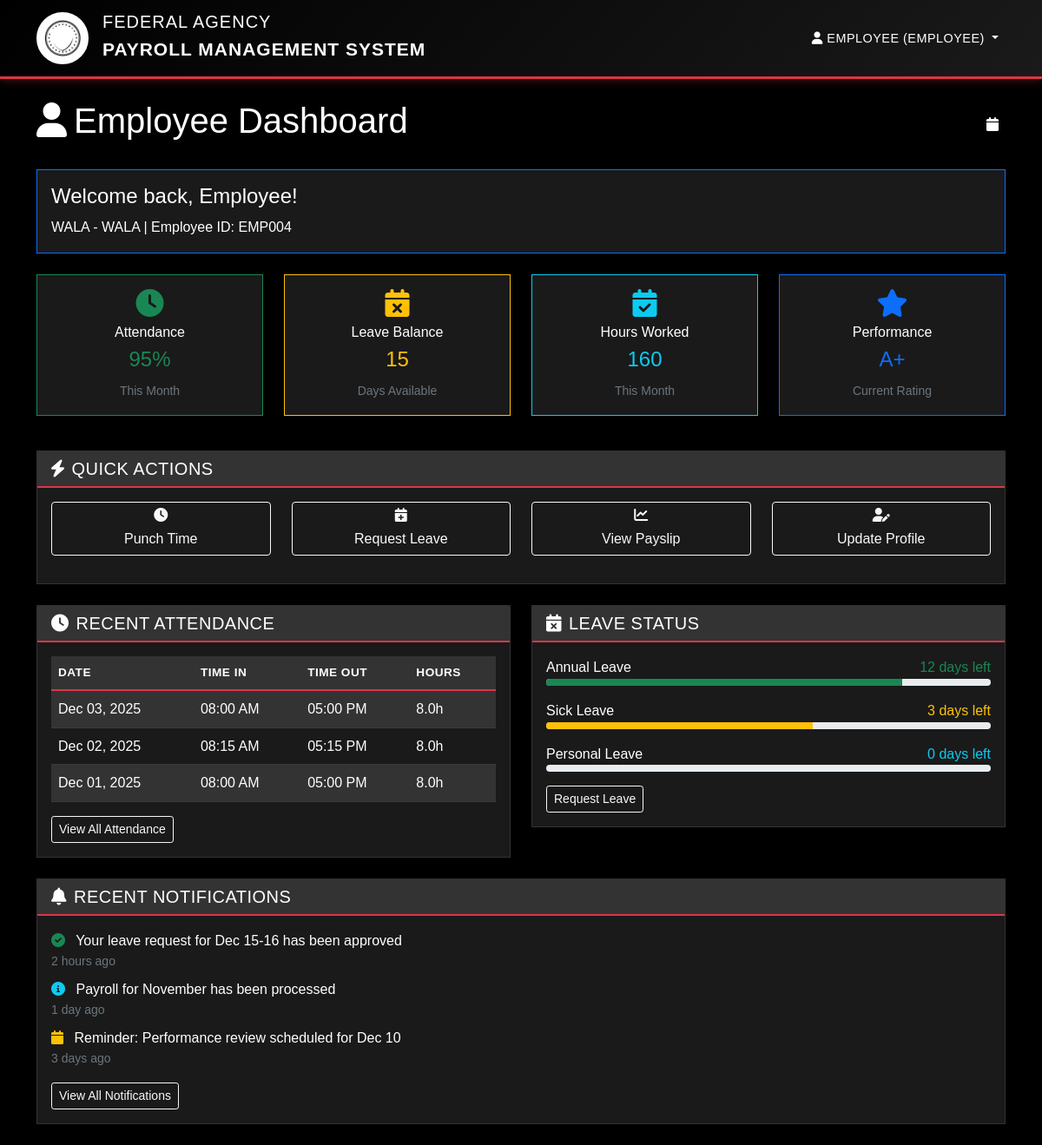
The page /employee/dashboard/ (signed in) on the database its author committed.
### authentication/models.py (models this page shows, shortened)
class Employee(AbstractUser):
    ROLE_CHOICES = [
        ('Admin', 'Administrator'),
        ('HR', 'Human Resources'),
        ('Employee', 'Employee'),
    ]
    STATUS_CHOICES = [
        ('Active', 'Active'),
        ('Inactive', 'Inactive'),
        ('Suspended', 'Suspended'),
    ]
    username = models.CharField(max_length=150, unique=True)
    email = models.EmailField(blank=True, null=True)
    employee_id = models.CharField(max_length=20, unique=True, null=True, blank=True)
    name = models.CharField(max_length=255)
    phone = models.CharField(max_length=20, blank=True, null=True)
    department = models.CharField(max_length=100, blank=True, null=True)
    position = models.CharField(max_length=100, blank=True, null=True)
    salary_rate = models.DecimalField(max_digits=10, decimal_places=2, default=0.00)
    role = models.CharField(max_length=20, choices=ROLE_CHOICES, default='Employee')
    status = models.CharField(max_length=20, choices=STATUS_CHOICES, default='Active')
    profile_picture = models.ImageField(upload_to='profile_pictures/', blank=True, null=True)
    nfc_id = models.CharField(max_length=100, blank=True, null=True)
    qr_code_path = models.CharField(max_length=255, blank=True, null=True)
    created_at = models.DateTimeField(default=timezone.now)
    updated_at = models.DateTimeField(auto_now=True)
    class Meta:
        db_table = 'employees'
    @property
    def is_admin(self):
        return self.role == 'Admin'
    @property
    def is_hr(self):
        return self.role in ['Admin', 'HR']
    @property
    def is_employee(self):
        return self.role == 'Employee'

### authentication/views.py (the view)
# urls.py: path('employee/dashboard/', employee_dashboard, name='employee_dashboard'),
@login_required
def employee_dashboard(request):
    if not request.user.is_employee:
        messages.error(request, 'Access denied. Insufficient permissions.')
        return redirect('home')
    return render(request, 'employee/dashboard.html')

### templates/employee/dashboard.html (shortened to what this page needs)
{% extends 'base.html' %}
{% block content %}
<div class="d-flex justify-content-between align-items-center mb-4">
    <h1 class="text-white">
        <i class="fas fa-user me-2"></i>Employee Dashboard
    </h1>
    <div class="text-white">
        <i class="fas fa-calendar me-2"></i>{{ 'now'|date:"F d, Y" }}
    </div>
</div>
<div class="row mb-4">
    <div class="col-12">
        <div class="card bg-dark text-white border-primary">
            <div class="card-body">
                <h4 class="card-title">Welcome back, {{ user.name }}!</h4>
                <p class="card-text">{{ user.department }} - {{ user.position }} | Employee ID: {{ user.employee_id }}</p>
            </div>
        </div>
    </div>
</div>
<div class="row mb-4">
    <div class="col-md-3 mb-3">
        <div class="card bg-dark text-white border-success">
            <div class="card-body text-center">
                <i class="fas fa-clock fa-2x text-success mb-2"></i>
                <h6 class="card-title">Attendance</h6>
                <h4 class="text-success">95%</h4>
                <small class="text-muted">This Month</small>
            </div>
        </div>
    </div>
    <div class="col-md-3 mb-3">
        <div class="card bg-dark text-white border-warning">
            <div class="card-body text-center">
                <i class="fas fa-calendar-times fa-2x text-warning mb-2"></i>
                <h6 class="card-title">Leave Balance</h6>
                <h4 class="text-warning">15</h4>
                <small class="text-muted">Days Available</small>
            </div>
        </div>
    </div>
    <div class="col-md-3 mb-3">
        <div class="card bg-dark text-white border-info">
            <div class="card-body text-center">
                <i class="fas fa-calendar-check fa-2x text-info mb-2"></i>
                <h6 class="card-title">Hours Worked</h6>
                <h4 class="text-info">160</h4>
                <small class="text-muted">This Month</small>
            </div>
        </div>
    </div>
    <div class="col-md-3 mb-3">
        <div class="card bg-dark text-white border-primary">
            <div class="card-body text-center">
                <i class="fas fa-star fa-2x text-primary mb-2"></i>
                <h6 class="card-title">Performance</h6>
                <h4 class="text-primary">A+</h4>
                <small class="text-muted">Current Rating</small>
            </div>
        </div>
    </div>
</div>
<div class="row mb-4">
    <div class="col-12">
        <div class="card bg-dark text-white">
            <div class="card-header">
                <h5 class="mb-0"><i class="fas fa-bolt me-2"></i>Quick Actions</h5>
            </div>
            <div class="card-body">
                <div class="row">
                    <div class="col-md-3 mb-3">
                        <a href="{% url 'kiosk_punch' %}" class="btn btn-outline-light w-100">
                            <i class="fas fa-clock d-block mb-2"></i>
                            Punch Time
                        </a>
                    </div>
                    <div class="col-md-3 mb-3">
                        <a href="{% url 'employee_dashboard' %}" class="btn btn-outline-light w-100">
                            <i class="fas fa-calendar-plus d-block mb-2"></i>
                            Request Leave
                        </a>
                    </div>
                    <div class="col-md-3 mb-3">
                        <a href="{% url 'employee_dashboard' %}" class="btn btn-outline-light w-100">
                            <i class="fas fa-chart-line d-block mb-2"></i>
                            View Payslip
                        </a>
                    </div>
                    <div class="col-md-3 mb-3">
                        <a href="{% url 'employee_dashboard' %}" class="btn btn-outline-light w-100">
                            <i class="fas fa-user-edit d-block mb-2"></i>
                            Update Profile
                        </a>
                    </div>
                </div>
            </div>
        </div>
    </div>
</div>
<div class="row">
    <div class="col-md-6 mb-4">
        <div class="card bg-dark text-white">
            <div class="card-header">
                <h5 class="mb-0"><i class="fas fa-clock me-2"></i>Recent Attendance</h5>
            </div>
            <div class="card-body">
                <div class="table-responsive">
                    <table class="table table-dark table-striped">
                        <thead>
                            <tr>
                                <th>Date</th>
                                <th>Time In</th>
                                <th>Time Out</th>
                                <th>Hours</th>
                            </tr>
                        </thead>
                        <tbody>
                            <tr>
                                <td>Dec 03, 2025</td>
                                <td>08:00 AM</td>
                                <td>05:00 PM</td>
                                <td>8.0h</td>
                            </tr>
                            <tr>
                                <td>Dec 02, 2025</td>
                                <td>08:15 AM</td>
                                <td>05:15 PM</td>
                                <td>8.0h</td>
                            </tr>
                            <tr>
                                <td>Dec 01, 2025</td>
                                <td>08:00 AM</td>
                                <td>05:00 PM</td>
                                <td>8.0h</td>
                            </tr>
                        </tbody>
                    </table>
                </div>
                <a href="{% url 'kiosk_punch' %}" class="btn btn-sm btn-outline-light">View All Attendance</a>
            </div>
        </div>
    </div>
    <div class="col-md-6 mb-4">
        <div class="card bg-dark text-white">
            <div class="card-header">
                <h5 class="mb-0"><i class="fas fa-calendar-times me-2"></i>Leave Status</h5>
            </div>
            <div class="card-body">
                <div class="mb-3">
                    <div class="d-flex justify-content-between">
                        <span>Annual Leave</span>
                        <span class="text-success">12 days left</span>
                    </div>
                    <div class="progress" style="height: 8px;">
                        <div class="progress-bar bg-success" style="width: 80%"></div>
                    </div>
                </div>
                <div class="mb-3">
                    <div class="d-flex justify-content-between">
                        <span>Sick Leave</span>
                        <span class="text-warning">3 days left</span>
                    </div>
                    <div class="progress" style="height: 8px;">
                        <div class="progress-bar bg-warning" style="width: 60%"></div>
                    </div>
                </div>
                <div class="mb-3">
                    <div class="d-flex justify-content-between">
                        <span>Personal Leave</span>
                        <span class="text-info">0 days left</span>
                    </div>
                    <div class="progress" style="height: 8px;">
                    </div>
                </div>
                <a href="{% url 'employee_dashboard' %}" class="btn btn-sm btn-outline-light">Request Leave</a>
            </div>
        </div>
    </div>
    <div class="col-md-12 mb-4">
        <div class="card bg-dark text-white">
            <div class="card-header">
                <h5 class="mb-0"><i class="fas fa-bell me-2"></i>Recent Notifications</h5>
            </div>
            <div class="card-body">
                <ul class="list-unstyled">
                    <li class="mb-2">
                        <i class="fas fa-check-circle text-success me-2"></i>
                        Your leave request for Dec 15-16 has been approved
                        <small class="text-muted d-block">2 hours ago</small>
                    </li>
                    <li class="mb-2">
                        <i class="fas fa-info-circle text-info me-2"></i>
                        Payroll for November has been processed
                        <small class="text-muted d-block">1 day ago</small>
                    </li>
                    <li class="mb-2">
                        <i class="fas fa-calendar text-warning me-2"></i>
                        Reminder: Performance review scheduled for Dec 10
                        <small class="text-muted d-block">3 days ago</small>
                    </li>
                </ul>
                <a href="{% url 'employee_dashboard' %}" class="btn btn-sm btn-outline-light">View All Notifications</a>
            </div>
        </div>
    </div>
</div>
{% endblock %}

### templates/base.html (shortened to what this page needs)
<!DOCTYPE html>
<html lang="en">
<head>
    {% load static %}
    <link href="https://cdn.jsdelivr.net/npm/bootstrap@5.1.3/dist/css/bootstrap.min.css" rel="stylesheet">
    <link rel="stylesheet" href="https://cdnjs.cloudflare.com/ajax/libs/font-awesome/6.0.0/css/all.min.css">
    <link rel="stylesheet" href="{% static 'css/government-style.css' %}">
</head>
<body>
    <nav class="navbar navbar-expand-lg government-header">
        <div class="container">
            <a class="navbar-brand d-flex align-items-center" href="{% url 'home' %}">
                <div class="government-seal me-3">
                    <i class="fas fa-shield-alt"></i>
                </div>
                <div>
                    <div class="h5 mb-0">FEDERAL AGENCY</div>
                    <small>Payroll Management System</small>
                </div>
            </a>
            <div class="collapse navbar-collapse" id="navbarNav">
                <ul class="navbar-nav ms-auto">
                    {% if user.is_authenticated %}
                        <li class="nav-item dropdown">
                            <a class="nav-link dropdown-toggle" href="#" id="navbarDropdown" role="button" data-bs-toggle="dropdown">
                                <i class="fas fa-user"></i> {{ user.name }} ({{ user.role }})
                            </a>
                        </li>
                    {% endif %}
                </ul>
            </div>
        </div>
    </nav>
    <main class="{% if not user.is_authenticated %}container-fluid{% else %}container{% endif %} mt-4">
        {% block content %}
        {% endblock %}
    </main>
</body>
</html>

### static/css/government-style.css (style rules this page uses)
:root { --gov-black: #000000; --gov-white: #ffffff; --gov-red: #dc3545; --gov-gray-dark: #1a1a1a; --gov-gray-medium: #333333; --gov-gray-light: #666666; --gov-blue-dark: #0d1b2a; --gov-blue-accent: #1B4F72; }
body { font-family: 'Arial', 'Helvetica Neue', sans-serif; background-color: var(--gov-black); color: var(--gov-white); font-weight: 400; line-height: 1.6; }
.government-header { background: linear-gradient(135deg, var(--gov-black) 0%, var(--gov-gray-dark) 100%); border-bottom: 3px solid var(--gov-red); box-shadow: 0 2px 10px rgba(220, 53, 69, 0.3); }
.government-header .navbar-brand { font-weight: 700; font-size: 1.5rem; color: var(--gov-white) !important; text-transform: uppercase; letter-spacing: 1px; }
.government-header .nav-link { color: var(--gov-white) !important; font-weight: 500; text-transform: uppercase; font-size: 0.9rem; letter-spacing: 0.5px; border-radius: 0; transition: all 0.3s ease; }
.government-seal { width: 60px; height: 60px; background: url('/static/images/government_seal.png') center/cover no-repeat, radial-gradient(circle, var(--gov-red) 0%, var(--gov-gray-dark) 100%); border: 2px solid var(--gov-white); border-radius: 50%; display: flex; align-items: center; justify-content: center; margin-right: 15px; animation: sealPulse 2s ease-in-out infinite; position: relative; }
.government-seal::before { content: ''; position: absolute; top: -5px; left: -5px; right: -5px; bottom: -5px; border: 2px solid var(--gov-red); border-radius: 50%; opacity: 0; animation: sealRing 2s ease-in-out infinite; }
.government-seal i { font-size: 1.8rem; color: var(--gov-white); animation: iconRotate 8s linear infinite; }
.card { background-color: var(--gov-gray-dark); border: 1px solid var(--gov-gray-medium); border-radius: 0; box-shadow: 0 4px 15px rgba(0, 0, 0, 0.5); }
.card-header { background-color: var(--gov-gray-medium); border-bottom: 2px solid var(--gov-red); color: var(--gov-white); font-weight: 600; text-transform: uppercase; letter-spacing: 0.5px; }
.card-body { background-color: var(--gov-gray-dark); color: var(--gov-white); }
.table { --bs-table-bg: var(--gov-gray-dark); --bs-table-color: var(--gov-white); --bs-table-border-color: var(--gov-gray-medium); --bs-table-striped-bg: var(--gov-gray-medium); --bs-table-hover-bg: var(--gov-gray-medium); }
.table thead th { background-color: var(--gov-gray-medium); border-bottom: 2px solid var(--gov-red); color: var(--gov-white); font-weight: 700; text-transform: uppercase; letter-spacing: 0.5px; font-size: 0.85rem; }

### rows shown on the page
Employee: name "EMPLOYEE", role "EMPLOYEE", name "Employee", department "WALA", position "WALA", employee_id "EMP004"
